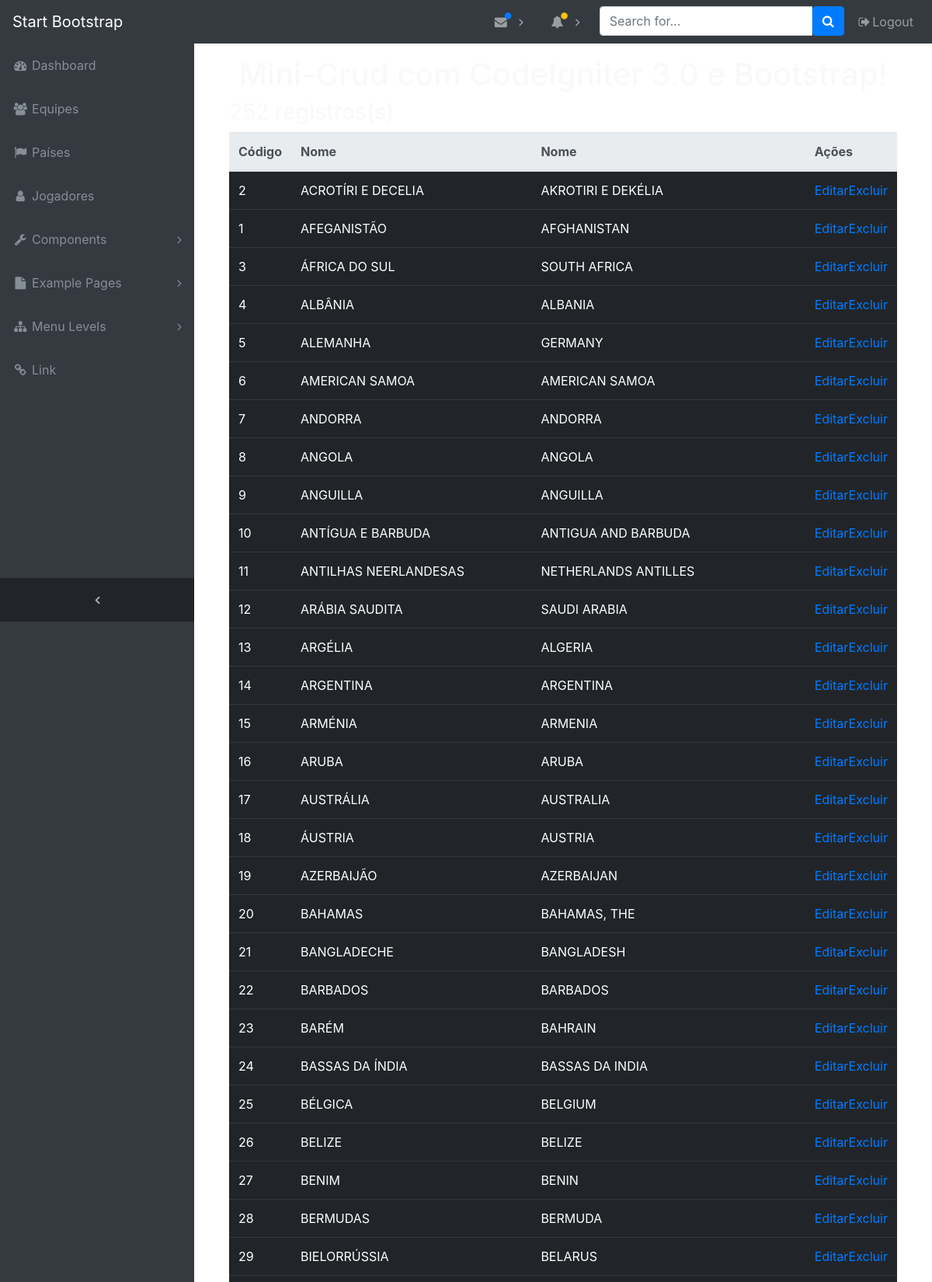
The page /index.php/pais (upper part) on the database its author committed.
### tables this page shows
CREATE TABLE IF NOT EXISTS `pais` (
  `id` INT NOT NULL AUTO_INCREMENT,
  `nome` VARCHAR(45) NOT NULL,
  `name` VARCHAR(45) NOT NULL,
  PRIMARY KEY (`id`));

### application/controllers/Pais.php (called while the page is built, shortened)
<?php
class Pais extends CI_Controller {
	public function index()
	{
		$variaveis['paises'] = $this->m_paises->get_paises();
		$variaveis['conteudo'] = $this->load->view('pais/v_pais', $variaveis,true);
		$this->load->view('template/template', $variaveis);
	}
}

### index.php (called while the page is built, shortened)
<?php
require_once BASEPATH.'core/CodeIgniter.php';

### application/models/M_paises.php (called while the page is built, shortened)
<?php
class M_paises extends CI_Model {
	public function get_paises($id = null){
		$this->db->order_by("nome");
		return $this->db->get('pais');
	}
}

### application/views/pais/v_pais.php (the view, shortened to what this page needs)
<div class="container">
	<h1 class="text-center text-light">Mini-Crud com CodeIgniter 3.0 e Bootstrap!</h1>
	<div class="col-md-12  table-background">
	  <div class="header-container">
			<h3 class="text-light"><?= $paises->num_rows(); ?> registros(s)</h3>
		</div>
		<div class="row">
		<?php
		if ($paises->num_rows() > 0){
			echo '<table class="table table-dark">';
			echo '<thead class="thead-light" style="text-light">';
			echo '<tr>';
			echo '<th>Código</th>';
			echo '<th>Nome</th>';
			echo '<th>Nome</th>';
			echo '<th>Ações</th>';
			echo '</tr>';
			echo '</thead>';
			echo '<tbody>';
					foreach($paises -> result() as $pais){
					echo '<tr>';
					echo '<td>'.$pais->id.'</td>';
					echo '<td>'.$pais->nome.'</td>';
					echo '<td>'.$pais->name.'</td>';
					echo '<td>'.anchor("index.php/pais/edit/$pais->id", "Editar");
					echo '<a href="#" class="confirma_exclusao" data-id="'.$pais->id.'" data-nome="'.$pais->nome.'" />Excluir</a></td>';
					echo '</tr>';
					}
				echo '</tbody>';
			echo '</table>';
			} else{
				echo '<h4 class="text-light">Nenhum registro cadastrado.</h4>';
			} ?>
		</div>
		</div>
	</div>
</div>

### assets/css/sb-admin.css (style rules this page uses)
html { position: relative; min-height: 100%; }
body { overflow-x: hidden; }
body.sticky-footer { margin-bottom: 56px; }
body.fixed-nav { padding-top: 56px; }

### assets/css/style.css (style rules this page uses)
.row { margin-left:0px; margin-right:0px; }

### rows shown on the page
pais: id "2", nome "ACROTÍRI E DECELIA", name "AKROTIRI E DEKÉLIA", id "Editar"
pais: id "1", nome "AFEGANISTÃO", name "AFGHANISTAN", id "Editar"
pais: id "3", nome "ÁFRICA DO SUL", name "SOUTH AFRICA", id "Editar"
pais: id "4", nome "ALBÂNIA", name "ALBANIA", id "Editar"
pais: id "5", nome "ALEMANHA", name "GERMANY", id "Editar"
pais: id "6", nome "AMERICAN SAMOA", name "AMERICAN SAMOA", id "Editar"
pais: id "7", nome "ANDORRA", name "ANDORRA", id "Editar"
pais: id "8", nome "ANGOLA", name "ANGOLA", id "Editar"
pais: id "9", nome "ANGUILLA", name "ANGUILLA", id "Editar"
pais: id "10", nome "ANTÍGUA E BARBUDA", name "ANTIGUA AND BARBUDA", id "Editar"
pais: id "11", nome "ANTILHAS NEERLANDESAS", name "NETHERLANDS ANTILLES", id "Editar"
pais: id "12", nome "ARÁBIA SAUDITA", name "SAUDI ARABIA", id "Editar"
pais: id "13", nome "ARGÉLIA", name "ALGERIA", id "Editar"
pais: id "14", nome "ARGENTINA", name "ARGENTINA", id "Editar"
pais: id "15", nome "ARMÉNIA", name "ARMENIA", id "Editar"
pais: id "16", nome "ARUBA", name "ARUBA", id "Editar"
pais: id "17", nome "AUSTRÁLIA", name "AUSTRALIA", id "Editar"
pais: id "18", nome "ÁUSTRIA", name "AUSTRIA", id "Editar"
pais: id "19", nome "AZERBAIJÃO", name "AZERBAIJAN", id "Editar"
pais: id "20", nome "BAHAMAS", name "BAHAMAS, THE", id "Editar"
pais: id "21", nome "BANGLADECHE", name "BANGLADESH", id "Editar"
pais: id "22", nome "BARBADOS", name "BARBADOS", id "Editar"
pais: id "23", nome "BARÉM", name "BAHRAIN", id "Editar"
pais: id "24", nome "BASSAS DA ÍNDIA", name "BASSAS DA INDIA", id "Editar"
pais: id "25", nome "BÉLGICA", name "BELGIUM", id "Editar"
pais: id "26", nome "BELIZE", name "BELIZE", id "Editar"
pais: id "27", nome "BENIM", name "BENIN", id "Editar"
pais: id "28", nome "BERMUDAS", name "BERMUDA", id "Editar"
pais: id "29", nome "BIELORRÚSSIA", name "BELARUS", id "Editar"
